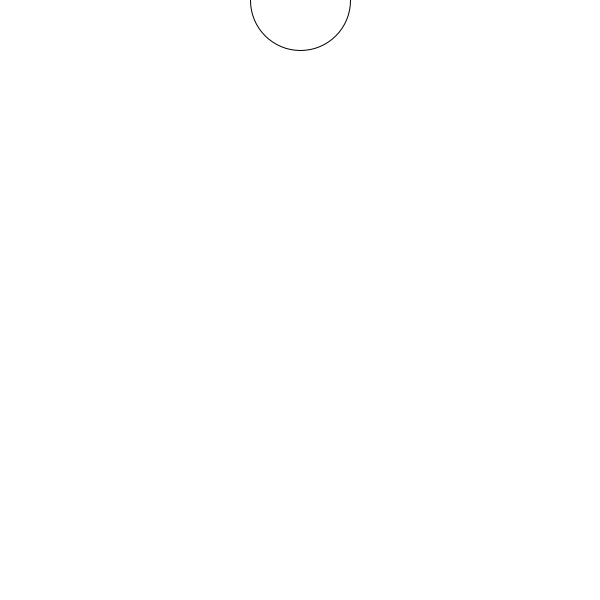
Frame 1 (no input)
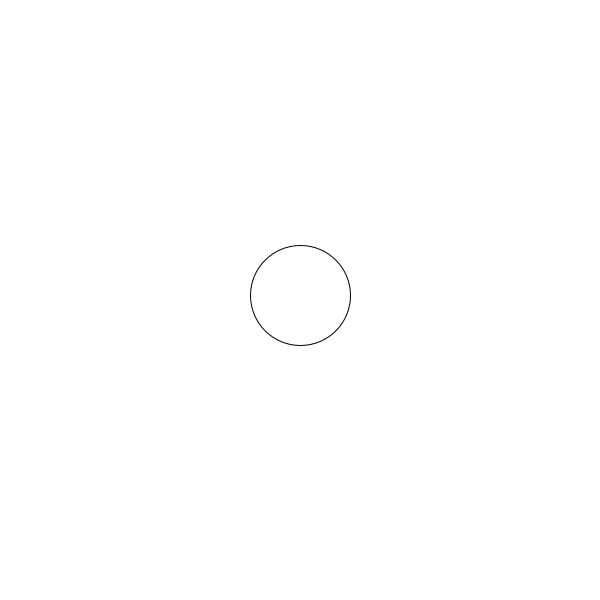
Frame 60 (the mouse pressed at the canvas centre just before this capture)
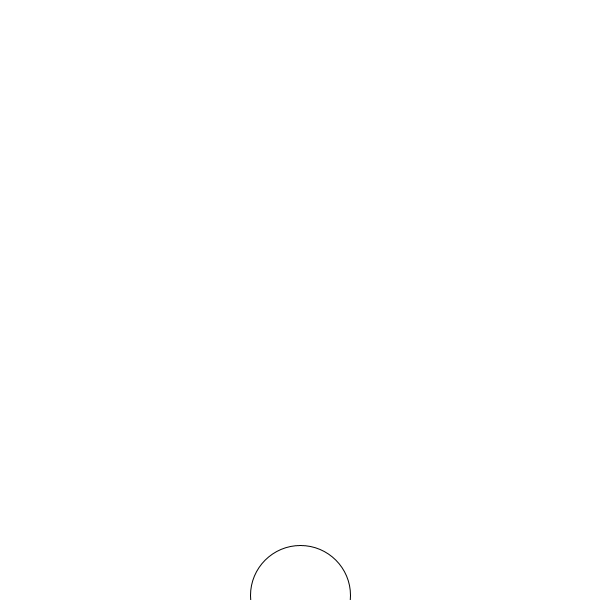
Frame 120 (the mouse held since frame 60 and released just before this capture)

The Processing sketch that drew these frames (run headless with seeded random() and noise(); from frame 60 on, the mouse is pressed at the canvas centre):

// Processing sketch: sketch_2
// ── sketch_2.pde
//gabriel

int y;

void setup(){
  size(600,600);
  y=0;
}
  
void draw(){
  background(255);
  ellipse(300,y,100,100);
  y=y+5;
  if(y>650){
    y=-50;
  }
}
